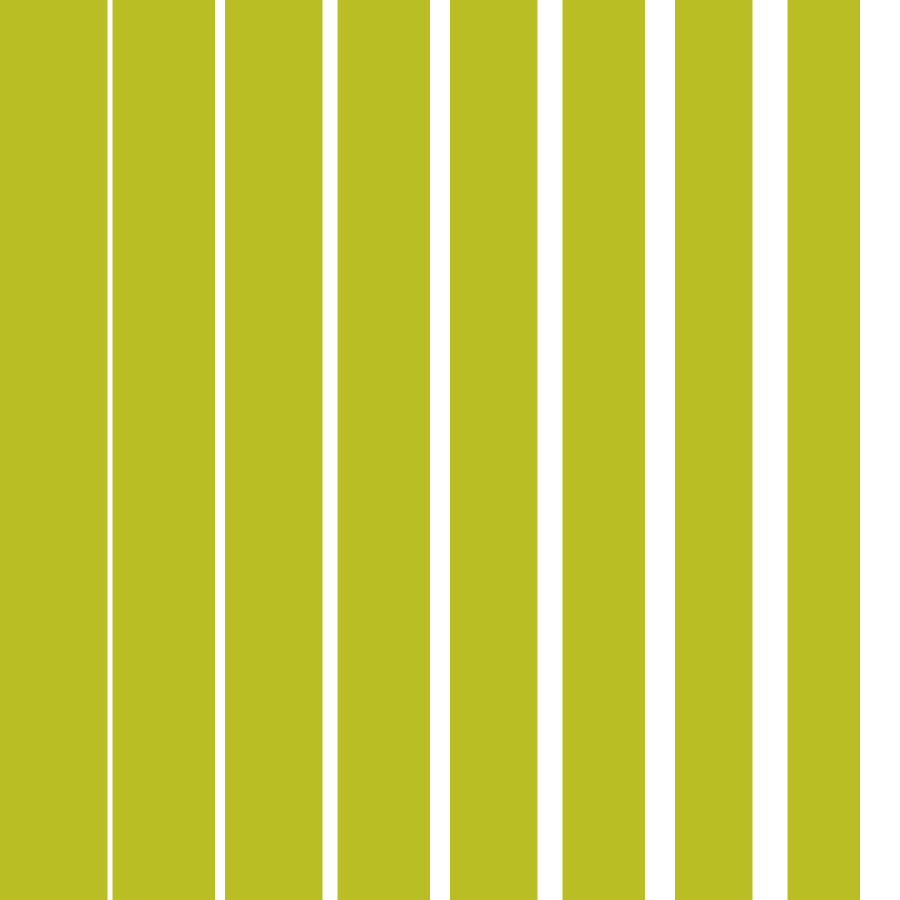
Frame 1 (no input)
Frame 60 (no input): identical to frame 1, image omitted
Frame 120 (the mouse pressed at the canvas centre since frame 60): identical to frame 1, image omitted

The p5.js sketch that drew this single still picture (run headless with seeded random() and noise() and a simulated clock; from frame 60 on, the mouse is pressed at the canvas centre):

// p5.js sketch
// ── sketch.js
let accent = "#B8BE24"; // nice green color

function setup() {
  createCanvas(900, 900);  
}

function draw() {

  background(accent);
  stroke("white");

  for (let i = 0; i < 10; i++) {

    strokeWeight(i * 5);
    line(i * 110, 0, i * 110, 900);

  }
}
